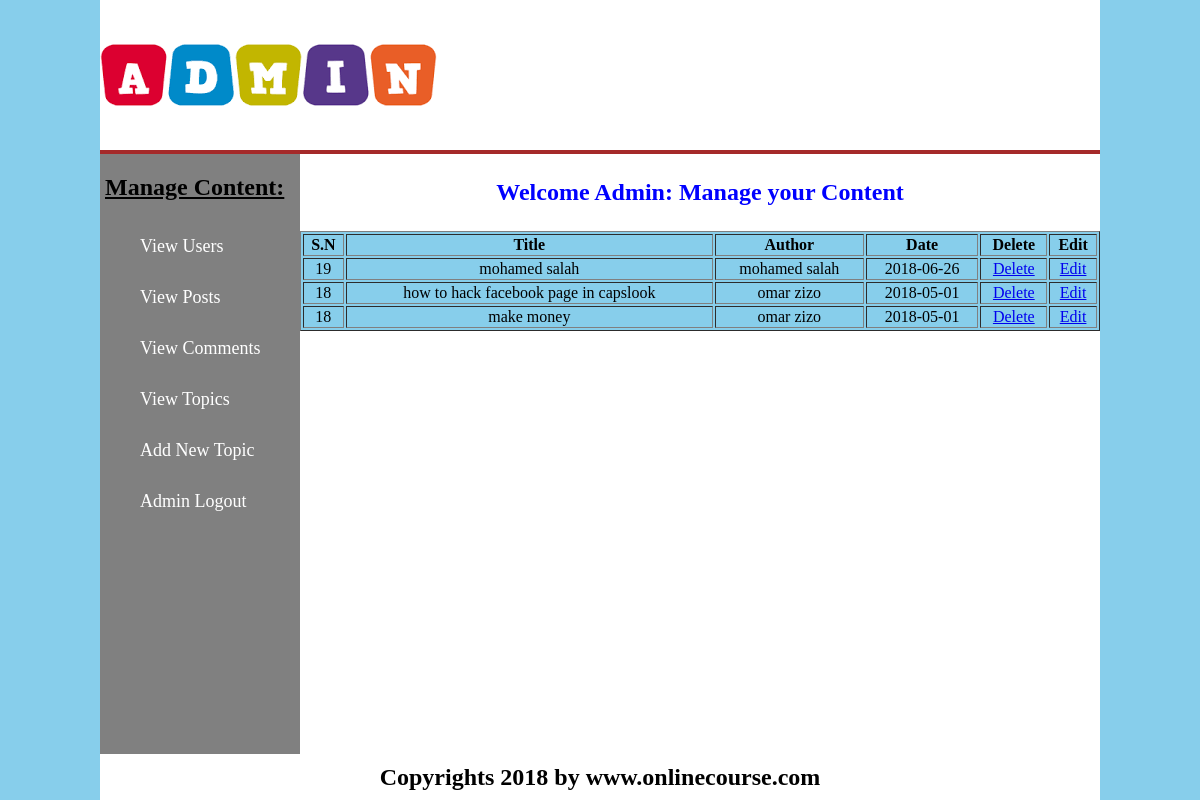
Screenshot of /admin/index.php?view_posts (signed in) with the database file from the repository.
### tables this page shows
CREATE TABLE `posts` (
  `post_id` int(11) NOT NULL,
  `user_id` int(11) NOT NULL,
  `topic_id` int(11) NOT NULL,
  `post_title` text NOT NULL,
  `post_content` text NOT NULL,
  `post_date` date NOT NULL
);

CREATE TABLE `users` (
  `user_id` int(11) NOT NULL,
  `user_name` varchar(100) NOT NULL,
  `user_password` varchar(100) NOT NULL,
  `user_email` varchar(100) NOT NULL,
  `user_gender` varchar(100) NOT NULL,
  `user_bitrhday` text NOT NULL,
  `user_image` text NOT NULL,
  `register_date` date NOT NULL,
  `last_login` date NOT NULL,
  `status` text NOT NULL,
  `posts` text NOT NULL
);

### admin/includes/view_posts.php (the view, shortened to what this page needs)
<table width="800px" align="center" border="1px" bgcolor="skyblue">
	<tr>
		<th> S.N 	</th>
		<th> Title 	</th>
		<th> Author	</th>
		<th> Date	</th>
		<th> Delete	</th>
		<th> Edit	</th>
	</tr>
	<?php
		include("includes/database.php");
		$sel_post  = "SELECT * FROM `posts` ORDER BY 1 DESC";
		$run_post  = mysqli_query($con, $sel_post);
		while($row_post = mysqli_fetch_array($run_post))
		{
			$post_id 	= $row_post['post_id'];
			$user_id 	= $row_post['user_id'];
			$post_title = $row_post['post_title'];
			$post_date 	= $row_post['post_date'];
			$sel_user = "SELECT * FROM `users` WHERE `user_id` = '$user_id'";
			$run_user = mysqli_query($con, $sel_user);
			while($row_user = mysqli_fetch_array($run_user))
			{
				$user_name 	= $row_user['user_name'];
	?>
	<tr align="center">
		<td> <?php echo $user_id; ?> 		</td>
		<td> <?php echo $post_title; ?> 	</td>
		<td> <?php echo $user_name; ?>  	</td>
		<td> <?php echo $post_date; ?> 		</td>
		<td> <a href="index.php?view_posts&delete=<?php echo $post_id; ?>"> Delete </a> </td>
		<td> <a href="index.php?view_posts&edit=<?php echo $post_id; ?>"> Edit   </a> </td>
	</tr>
	<?php } }?>
</table>

### admin/admin_style.css (style rules this page uses)
body { padding: 0; margin: 0; background-color: skyblue }

### rows the page displays
posts: user "19", post_title "mohamed salah", post_date "2018-06-26"
users: user_name "mohamed salah"
posts: user "18", post_title "how to hack facebook page in capslook", post_date "2018-05-01"
users: user_name "omar zizo"
posts: user "18", post_title "make money", post_date "2018-05-01"
